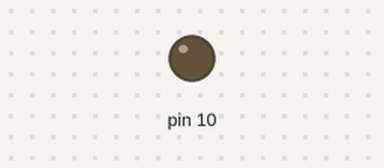
Recording of a sketch running on a simulated Arduino Uno, built with avr-gcc and run on an emulated ATmega328P. Shown: output pins drawn as LEDs (lit = HIGH).

Above: at 0.1 s.
At 39.3 s:
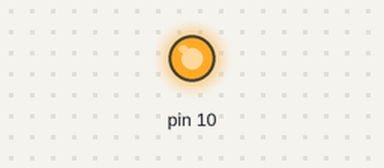
Timing chart, 0 to 40.0 s (numbered marks = the images above):
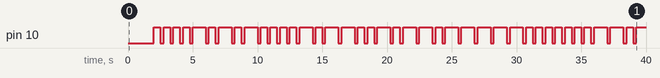

The sketch:

morse.ino
```cpp
//Based on the ATTiny13 blink demo

#include <avr/io.h>
#include <util/delay.h>
int main(void)
{
DDRB |= 0x04;
uint8_t ds = 500;
while(1)
{
_delay_ms(2000);
Short();
Short();
Short();
Short();
Long();
Short();
Long();
Short();
Long();
Short();
Short();
Short();
Short();
Long();
Short();
Long();
Long();
Short();
Short();
Long();
Short();
Long();
Long();
Short();
Long();
Long();
Long();
Long();
Long();
Short();
Short();
Short();
Short();
Short();
Short();
Short();
Long();
Long();
Short();
Long();
Short();
Short();
Long();
Short();
Long();
Short();
Short();
Short();
Short();
Long();
Short();
Long();
Long();
Long();
Long();
Short();
Short();
Short();
Short();
Long();
Short();
Short();
Short();
Short();
Short();
Long();
Short();
Short();
Short();
Short();
Long();
Long();
Long();
Long();
Long();
Long();
Long();
Short();
Short();
Short();
Short();
Long();
Long();
Long();
Long();

}
return 0;
}
void Short(void)
{
PORTB |= 0x04;
_delay_ms(500);
PORTB &= ~0x04;
_delay_ms(250);
}
void Long(void)
{
PORTB |= 0x04;
_delay_ms(1000);
PORTB &= ~0x04;
_delay_ms(250);
}
```

Measured:
- by itself, pin 10: LOW → HIGH at 2.0 s, → LOW 0.50 s later, → HIGH 0.25 s later, → LOW 0.50 s later, … (79 changes in this stretch)
